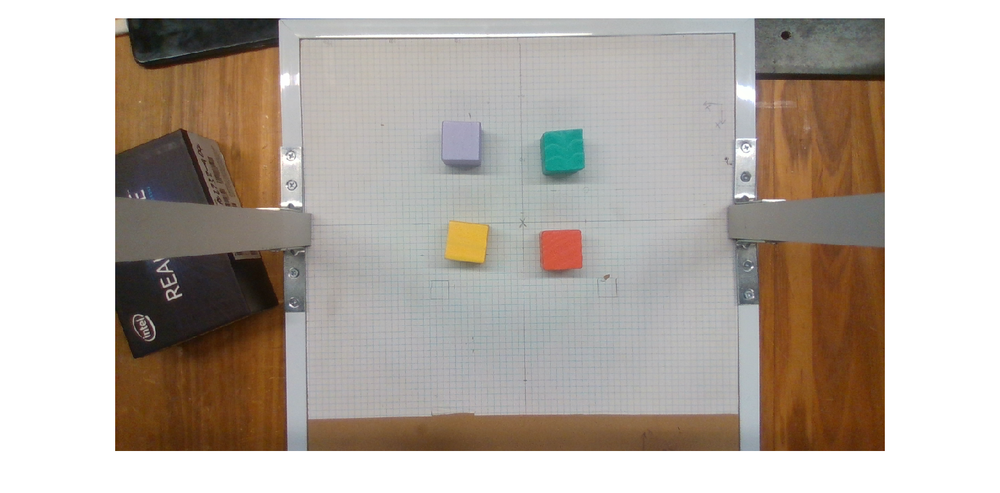
%> input picture test_image.png, 1000 x 493 px, shrunk from 1476 x 728 before the run
$ octave Image_processing.m   (GNU Octave 9; MATLAB toolbox functions it lacks are replaced by stand-ins)
%> lines starting %> are read from the running program, lines starting %| are printed output that depends on the picture; in (x1, y1, x2, y2) boxes, pixels count from 0 and x2, y2 are one past the last pixel; in counts of white or black regions, pixels touching at a corner belong together; the program's own positions count from 1
%% Main
hold off
image = imread('test_image.png');
%> image is the input picture: size 493x1000x3 uint8; mean R, G, B 182.7, 173.9, 165.6

%find centre of red cube
extracted_red = extract_red(image);
%> in extract_red, `I = rgb2hsv(image);`: I: size 493x1000x3 double; mean H, S, V 0.194, 0.165, 0.723
%> in extract_red, `sliderBW = ( (I(:,:,1) >= channel1Min) | (I(:,:,1) <= channel1Max) ) &..`:
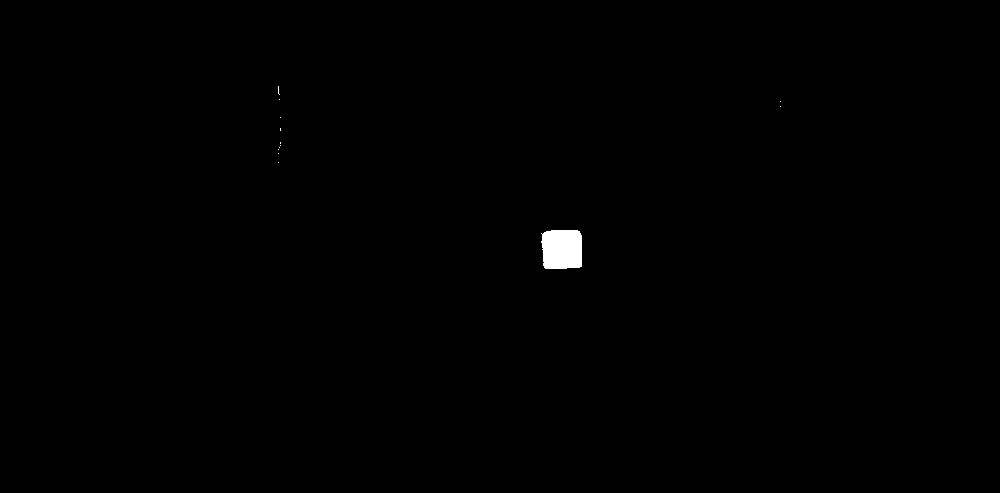
%> sliderBW: size 493x1000 logical; 0.31% white; 13 white regions (12 under 20 px), largest, box (x1, y1, x2, y2) and area: (541, 230, 582, 269) 1495
red_centre = calculate_centroid(extracted_red);
%> in calculate_centroid, `taget_object = bwareafilt(BW_object,1);`: taget_object: size 493x1000 logical; 0.3% white; 1 white region, box (x1, y1, x2, y2) and area: (541, 230, 582, 269) 1495
%> in calculate_centroid, `object_centre = regionprops(taget_object,'centroid');`: object_centre = 1 region; Centroid: [562.7 249.9]
%> red_centre = 1 region; Centroid: [562.7 249.9]

%find centre of green cube
extracted_green = extract_green(image);
%> in extract_green, `sliderBW = (I(:,:,1) >= channel1Min ) & (I(:,:,1) <= channel1Max) & (I..`:
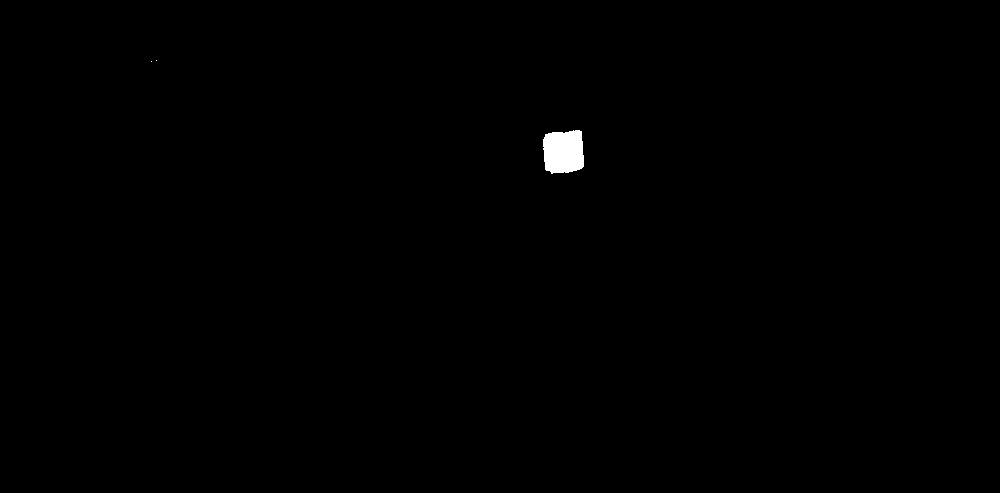
%> sliderBW: size 493x1000 logical; 0.32% white; 3 white regions (2 under 20 px), largest, box (x1, y1, x2, y2) and area: (543, 130, 584, 174) 1558
green_centre = calculate_centroid(extracted_green);
%> in calculate_centroid (call 2), `taget_object = bwareafilt(BW_object,1);`: taget_object: size 493x1000 logical; 0.32% white; 1 white region, box (x1, y1, x2, y2) and area: (543, 130, 584, 174) 1558
%> in calculate_centroid (call 2), `object_centre = regionprops(taget_object,'centroid');`: object_centre = 1 region; Centroid: [564.2 152.4]
%> green_centre = 1 region; Centroid: [564.2 152.4]

%find centre of yellow cube
extracted_yellow = extract_yellow(image);
%> in extract_yellow, `sliderBW = (I(:,:,1) >= channel1Min ) & (I(:,:,1) <= channel1Max) & (I..`:
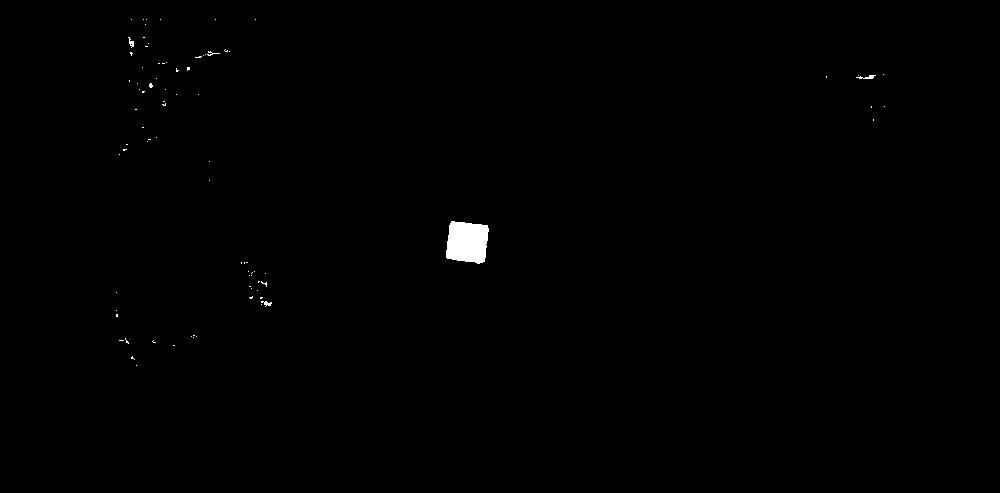
%> sliderBW: size 493x1000 logical; 0.38% white; 84 white regions (79 under 20 px), largest, box (x1, y1, x2, y2) and area: (446, 221, 489, 264) 1513, (856, 75, 876, 79) 42, (261, 301, 272, 307) 33, (128, 37, 134, 48) 31, (207, 51, 220, 56) 22
yellow_centre = calculate_centroid(extracted_yellow);
%> in calculate_centroid (call 3), `taget_object = bwareafilt(BW_object,1);`: taget_object: size 493x1000 logical; 0.31% white; 1 white region, box (x1, y1, x2, y2) and area: (446, 221, 489, 264) 1513
%> in calculate_centroid (call 3), `object_centre = regionprops(taget_object,'centroid');`: object_centre = 1 region; Centroid: [467.9 242.8]
%> yellow_centre = 1 region; Centroid: [467.9 242.8]

%find centre of purple cube
extracted_purple = extract_purple(image);
%> in extract_purple, `sliderBW = (I(:,:,1) >= channel1Min ) & (I(:,:,1) <= channel1Max) & (I..`:
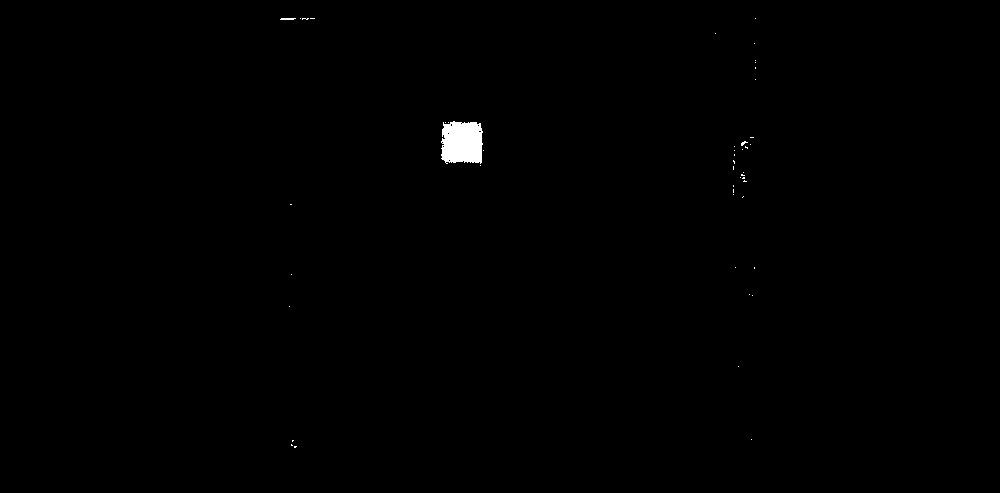
%> sliderBW: size 493x1000 logical; 0.35% white; 47 white regions (45 under 20 px), largest, box (x1, y1, x2, y2) and area: (441, 121, 483, 164) 1569, (280, 18, 296, 20) 29
purple_centre = calculate_centroid(extracted_purple);
%> in calculate_centroid (call 4), `taget_object = bwareafilt(BW_object,1);`: taget_object: size 493x1000 logical; 0.32% white; 1 white region, box (x1, y1, x2, y2) and area: (441, 121, 483, 164) 1569
%> in calculate_centroid (call 4), `object_centre = regionprops(taget_object,'centroid');`: object_centre = 1 region; Centroid: [462.8 143.2]
%> purple_centre = 1 region; Centroid: [462.8 143.2]

%plot results
imshow(image);
hold on

scatter(red_centre.Centroid(1), red_centre.Centroid(2),'MarkerFaceColor','black','MarkerEdgeColor','black');
text(red_centre.Centroid(1) + 10, red_centre.Centroid(2),'red','FontSize',14,'FontWeight','bold');

scatter(green_centre.Centroid(1), green_centre.Centroid(2),'MarkerFaceColor','black','MarkerEdgeColor','black');
text(green_centre.Centroid(1) + 10, green_centre.Centroid(2),'green','FontSize',14,'FontWeight','bold');

scatter(yellow_centre.Centroid(1), yellow_centre.Centroid(2),'MarkerFaceColor','black','MarkerEdgeColor','black');
text(yellow_centre.Centroid(1) + 10, yellow_centre.Centroid(2),'yellow','FontSize',14,'FontWeight','bold');

scatter(purple_centre.Centroid(1), purple_centre.Centroid(2),'MarkerFaceColor','black','MarkerEdgeColor','black');
text(purple_centre.Centroid(1) + 10, purple_centre.Centroid(2),'purple','FontSize',14,'FontWeight','bold');

%% Functions

function [BW_object] = extract_red(image)
%Isolate red objects and return black and white image of isolated objects
    % Convert RGB image to chosen color space
    I = rgb2hsv(image);

    % Define thresholds for channel 1 based on histogram settings
    channel1Min = 0.947;
    channel1Max = 0.062;

    % Define thresholds for channel 2 based on histogram settings
    channel2Min = 0.309;
    channel2Max = 1.000;

    % Define thresholds for channel 3 based on histogram settings
    channel3Min = 0.691;
    channel3Max = 1.000;

    % Create mask based on chosen histogram thresholds
    sliderBW = ( (I(:,:,1) >= channel1Min) | (I(:,:,1) <= channel1Max) ) & ...
        (I(:,:,2) >= channel2Min ) & (I(:,:,2) <= channel2Max) & ...
        (I(:,:,3) >= channel3Min ) & (I(:,:,3) <= channel3Max);
    BW_object = sliderBW;
end

function [BW_object] = extract_green(image)
%Isolate green objects and return black and white image of isolated objects
    % Convert RGB image to chosen color space
    I = rgb2hsv(image);

    % Define thresholds for channel 1 based on histogram settings
    channel1Min = 0.397;
    channel1Max = 0.500;

    % Define thresholds for channel 2 based on histogram settings
    channel2Min = 0.543;
    channel2Max = 1.000;

    % Define thresholds for channel 3 based on histogram settings
    channel3Min = 0.000;
    channel3Max = 1.000;

    % Create mask based on chosen histogram thresholds
    sliderBW = (I(:,:,1) >= channel1Min ) & (I(:,:,1) <= channel1Max) & ...
        (I(:,:,2) >= channel2Min ) & (I(:,:,2) <= channel2Max) & ...
        (I(:,:,3) >= channel3Min ) & (I(:,:,3) <= channel3Max);
    BW_object = sliderBW;
end

function [BW_object] = extract_yellow(image)
%Isolate yellow objects and return black and white image of isolated objects
    % Convert RGB image to chosen color space
    I = rgb2hsv(image);

    % Define thresholds for channel 1 based on histogram settings
    channel1Min = 0.102;
    channel1Max = 0.179;

    % Define thresholds for channel 2 based on histogram settings
    channel2Min = 0.459;
    channel2Max = 0.890;

    % Define thresholds for channel 3 based on histogram settings
    channel3Min = 0.000;
    channel3Max = 1.000;

    % Create mask based on chosen histogram thresholds
    sliderBW = (I(:,:,1) >= channel1Min ) & (I(:,:,1) <= channel1Max) & ...
        (I(:,:,2) >= channel2Min ) & (I(:,:,2) <= channel2Max) & ...
        (I(:,:,3) >= channel3Min ) & (I(:,:,3) <= channel3Max);
    BW_object = sliderBW;
end

function [BW_object] = extract_purple(image)
%Isolate purple objects and return black and white image of isolated objects
    % Convert RGB image to chosen color space
    I = rgb2hsv(image);

    % Define thresholds for channel 1 based on histogram settings
    channel1Min = 0.614;
    channel1Max = 0.699;

    % Define thresholds for channel 2 based on histogram settings
    channel2Min = 0.083;
    channel2Max = 0.265;

    % Define thresholds for channel 3 based on histogram settings
    channel3Min = 0.512;
    channel3Max = 0.787;

    % Create mask based on chosen histogram thresholds
    sliderBW = (I(:,:,1) >= channel1Min ) & (I(:,:,1) <= channel1Max) & ...
        (I(:,:,2) >= channel2Min ) & (I(:,:,2) <= channel2Max) & ...
        (I(:,:,3) >= channel3Min ) & (I(:,:,3) <= channel3Max);
    BW_object = sliderBW;
end

function [object_centre] = calculate_centroid(BW_object)
%Calculate the coordinates of the pixel group of white pixels
taget_object = bwareafilt(BW_object,1);
object_centre = regionprops(taget_object,'centroid');
end
